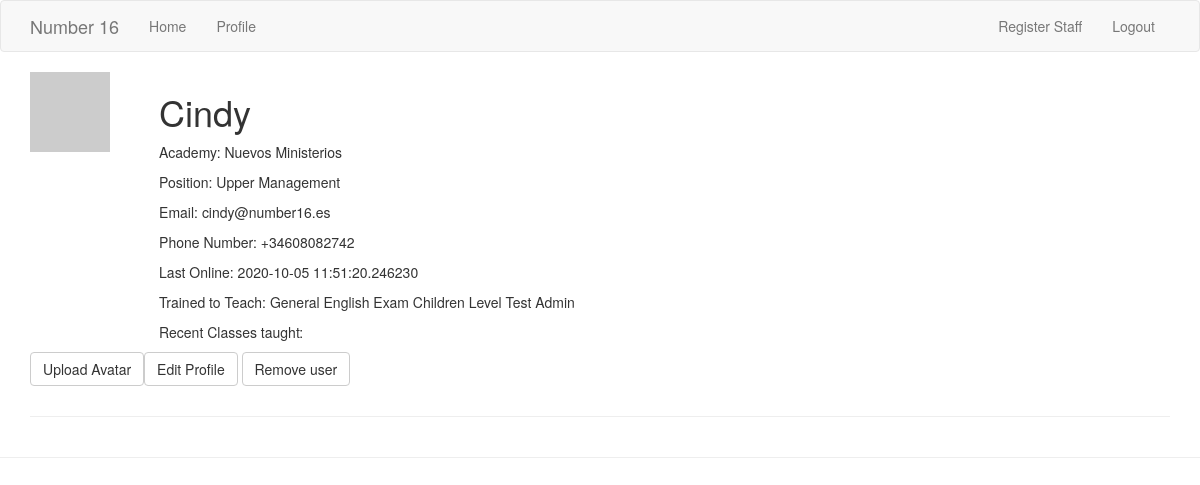
Page /user/Cindy (signed in) on the committed database.
### app/models.py (models this page shows, shortened)
class User(UserMixin, db.Model):
    id = db.Column(db.Integer, primary_key=True)
    username = db.Column(db.String(64), index=True, unique=True)
    password_hash = db.Column(db.String(128))
    name = db.Column(db.String(255), index=True, unique=True)
    phone = db.Column(db.String(20), index=True)
    email = db.Column(db.String(120), index=True)
    position = db.Column(db.String(20), index=True)
    last_seen = db.Column(db.DateTime, default=datetime.utcnow)
    academy_id = db.Column(db.Integer, db.ForeignKey('academy.id'))
    trained_in = db.relationship('TrainedIn', backref='TrainedIn', lazy='dynamic')
    access_groups = db.relationship(
                        'PermissionGroups', secondary=user_permissions,
                        backref=db.backref('user_permissions', lazy='dynamic'),
                        lazy='dynamic')
    lessons = db.relationship('Lessons', backref='teacher', lazy='dynamic')
    student = db.relationship('Student', backref='teacher', lazy='dynamic')
    def avatar(self, size):
        digest = md5(self.email.lower().encode('utf-8')).hexdigest()
        return 'https://www.gravatar.com/avatar/{}?d=identicon&s={}'.format(digest, size)

class Academy(db.Model):
    id = db.Column(db.Integer, primary_key=True)
    name = db.Column(db.String(128), index=True, unique=True)
    teacher = db.relationship('User', backref='academy', lazy='dynamic')
    lessons = db.relationship('Lessons', backref='academy', lazy='dynamic')
    student = db.relationship('Student', backref='academy', lazy='dynamic')

class TrainedIn(db.Model):
    id = db.Column(db.Integer, primary_key=True)
    name = db.Column(db.String(40))
    teacher = db.Column(db.Integer, db.ForeignKey('user.id'))

### app/staff/routes.py (the view)
@bp.route('/user/<name>')
@login_required
def user(name):
    user = User.query.filter_by(name=name).first_or_404()
    academy = Academy.query.filter_by(id=user.academy_id).first()
    trained = TrainedIn.query.filter_by(teacher=user.id).all()
    return render_template('staff/user.html', title="Profile", user=user, academy=academy, trained=trained)

### app/models.py (called while the page is built)
@login.user_loader
def load_user(id):
    return User.query.get(int(id))

### app/templates/staff/user.html
{% extends 'base.html' %}
{% import 'bootstrap/wtf.html' as wtf %}
{% block app_content %}
<table>
    <tr valign='top'>
        <td><img src="{{ user.avatar(128) }}"></td>
        <td style="padding-left: 15px">
            <h1>{{ user.name }}</h1>
            <p>Academy: {{ academy.name }}</p>
            <p>Position: {{ user.position }}</p>
            <p>Email: {{ user.email }}</p>
            <p>Phone Number: {{ user.phone }}</p>
            <p>Last Online: {{ user.last_seen }}</p>
            <p>Trained to Teach:  {% for t in trained %} {{ t.name }} {% endfor %}</p>
            <p>Recent Classes taught:
            </p>
        </td>
    </tr>
    <tr>
        {% if current_user.position == 'Management' or current_user.position == 'Upper Management' or current_user.is_master() %}
        <td>
            <p><a href="{{ url_for('staff.upload_file', name=user.name) }}" class="btn btn-default">Upload Avatar</a></p>
        </td>
        <td>
            <p><a href="{{ url_for('staff.edit_user', name=user.name) }}" class="btn btn-default">Edit Profile</a>      <a href="{{ url_for('staff.remove_user', name=user.name) }}" class="btn btn-default">Remove user</a></p>
        </td>
        {% endif %}
    </tr>
</table>
<hr>
{% endblock %}

### app/templates/base.html (shortened to what this page needs)
{% extends 'bootstrap/base.html' %}
{% block navbar %}
    <nav class="navbar navbar-default">
        <div class="container">
            <div class="navbar-header">
                <a class="navbar-brand" href="{{ url_for('main.index') }}">Number 16</a>
            </div>
            <div class="collapse navbar-collapse" id="bs-example-navbar-collapse-1">
                <ul class="nav navbar-nav">
                    <li><a href="{{ url_for('main.index') }}">Home</a></li>
                    <li><a href="{{ url_for('staff.user', name=current_user.name) }}">Profile</a></li>
                </ul>
                <ul class="nav navbar-nav navbar-right">
                    {% if current_user.is_anonymous %}
                    <li><a href="{{ url_for('auth.login') }}">Login</a></li>
                    {% else %}
                    {% if current_user.position == 'Management' or current_user.position == 'Upper Management' or current_user.is_master() %}
                    <li><a href="{{ url_for('auth.register') }}">Register Staff</a></li>
                    {% endif %}
                    <li><a href="{{ url_for('auth.logout') }}">Logout</a></li>
                    {% endif %}
                </ul>
            </div>
        </div>
    </nav>
{% endblock %}
{% block content %}
    <div class="container">
        {% block app_content %}{% endblock %}
    </div>
    <hr>
{% endblock %}

### rows in the picture
User: name "Cindy", position "Upper Management", email "cindy@number16.es", phone "+34608082742", last_seen "2020-10-05 11:51:20.246230"
Academy: name "Nuevos Ministerios"
TrainedIn: name "General English"
TrainedIn: name "Exam"
TrainedIn: name "Children"
TrainedIn: name "Level Test"
TrainedIn: name "Admin"
